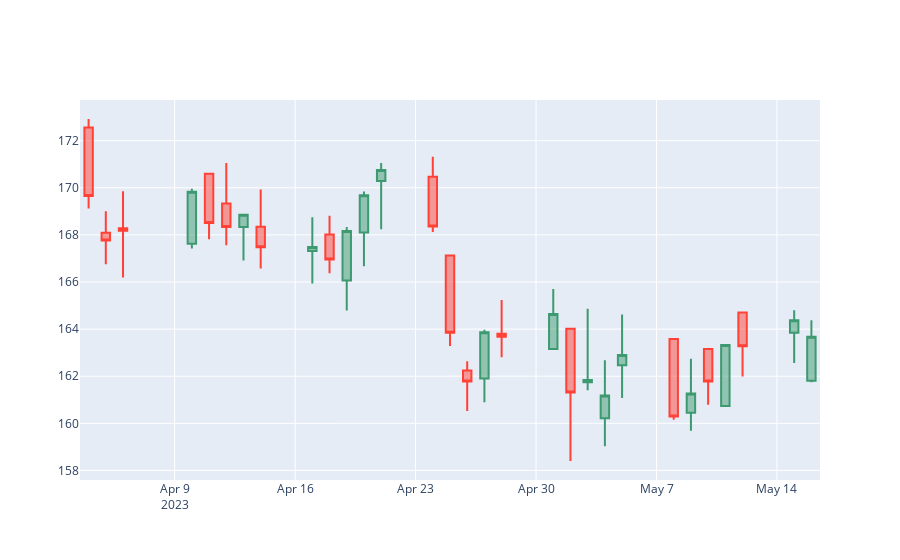

Notebook code for this chart:
### Markdown cell above
# Analysis of single forecast:

### Code cell
idx = -5
tmp = test_dat.loc[pred_margin_mask]
row = tmp.iloc[idx, :]
print(row.ID)
print(row.Fcst)
print(row.body[:750])
pr_time, ticker, fcst = row[["Date", "ID", "Fcst"]]
df = stocks.query("(Date >= @pr_time) & (ID == @ticker)").head(30)
fig = go.Figure(data=[go.Candlestick(x=df['Date'],
                open=df['Open'],
                high=df['High'],
                low=df['Low'],
                close=df['Close'])])
fig.update_layout(xaxis_rangeslider_visible=False)
fig.show()
